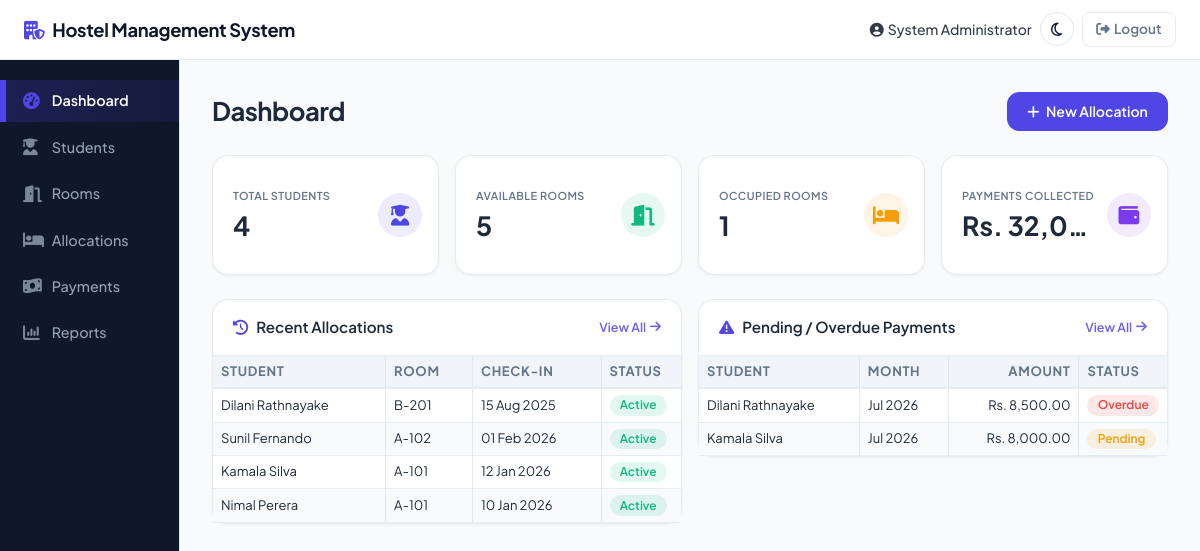
/dashboard.php (signed in), run on the app's committed database.
### tables this page shows
CREATE TABLE allocations (
    AllocationID INT AUTO_INCREMENT PRIMARY KEY,
    StudentID INT NOT NULL,
    RoomID INT NOT NULL,
    CheckInDate DATE NOT NULL,
    ExpectedCheckout DATE NOT NULL,
    AllocationStatus ENUM('Active','Checked Out','Transferred') NOT NULL DEFAULT 'Active',
    CreatedAt TIMESTAMP DEFAULT CURRENT_TIMESTAMP,
    UpdatedAt TIMESTAMP DEFAULT CURRENT_TIMESTAMP ON UPDATE CURRENT_TIMESTAMP,
    CONSTRAINT fk_alloc_student FOREIGN KEY (StudentID) REFERENCES students(StudentID)
        ON DELETE CASCADE ON UPDATE CASCADE,
    CONSTRAINT fk_alloc_room FOREIGN KEY (RoomID) REFERENCES rooms(RoomID)
        ON DELETE CASCADE ON UPDATE CASCADE,
    INDEX idx_alloc_status (AllocationStatus)
);

CREATE TABLE students (
    StudentID INT AUTO_INCREMENT PRIMARY KEY,
    RegistrationNo VARCHAR(20) NOT NULL UNIQUE,
    FullName VARCHAR(100) NOT NULL,
    Gender ENUM('Male','Female','Other') NOT NULL,
    Phone VARCHAR(15) NOT NULL,
    Email VARCHAR(100) NOT NULL,
    Faculty VARCHAR(100) NOT NULL,
    Department VARCHAR(100) NOT NULL,
    AcademicYear VARCHAR(10) NOT NULL,
    CreatedAt TIMESTAMP DEFAULT CURRENT_TIMESTAMP,
    UpdatedAt TIMESTAMP DEFAULT CURRENT_TIMESTAMP ON UPDATE CURRENT_TIMESTAMP,
    INDEX idx_student_name (FullName),
    INDEX idx_student_regno (RegistrationNo)
);

CREATE TABLE rooms (
    RoomID INT AUTO_INCREMENT PRIMARY KEY,
    RoomNumber VARCHAR(20) NOT NULL UNIQUE,
    Block VARCHAR(20) NOT NULL,
    Floor INT NOT NULL,
    Capacity INT NOT NULL CHECK (Capacity > 0),
    OccupiedBeds INT NOT NULL DEFAULT 0,
    MonthlyFee DECIMAL(10,2) NOT NULL CHECK (MonthlyFee > 0),
    Status ENUM('Available','Full','Maintenance') NOT NULL DEFAULT 'Available',
    CreatedAt TIMESTAMP DEFAULT CURRENT_TIMESTAMP,
    UpdatedAt TIMESTAMP DEFAULT CURRENT_TIMESTAMP ON UPDATE CURRENT_TIMESTAMP,
    INDEX idx_room_number (RoomNumber),
    INDEX idx_room_block (Block)
);

CREATE TABLE payments (
    PaymentID INT AUTO_INCREMENT PRIMARY KEY,
    AllocationID INT NOT NULL,
    PaymentMonth VARCHAR(7) NOT NULL COMMENT 'Format: YYYY-MM',
    Amount DECIMAL(10,2) NOT NULL CHECK (Amount > 0),
    PaymentDate DATE NULL,
    PaymentStatus ENUM('Paid','Pending','Overdue') NOT NULL DEFAULT 'Pending',
    CreatedAt TIMESTAMP DEFAULT CURRENT_TIMESTAMP,
    UpdatedAt TIMESTAMP DEFAULT CURRENT_TIMESTAMP ON UPDATE CURRENT_TIMESTAMP,
    CONSTRAINT fk_payment_allocation FOREIGN KEY (AllocationID) REFERENCES allocations(AllocationID)
        ON DELETE CASCADE ON UPDATE CASCADE,
    INDEX idx_payment_month (PaymentMonth),
    INDEX idx_payment_status (PaymentStatus)
);

### dashboard.php (the view, shortened to what this page needs)
<?php
require_once __DIR__ . '/includes/auth_check.php';
$totalStudents  = $pdo->query('SELECT COUNT(*) FROM students')->fetchColumn();
$availableRooms = $pdo->query("SELECT COUNT(*) FROM rooms WHERE Status = 'Available'")->fetchColumn();
$occupiedRooms  = $pdo->query("SELECT COUNT(*) FROM rooms WHERE Status = 'Full'")->fetchColumn();
$totalPayments  = $pdo->query("SELECT COALESCE(SUM(Amount),0) FROM payments WHERE PaymentStatus = 'Paid'")->fetchColumn();
$recentAllocations = $pdo->query(
    "SELECT a.AllocationID, s.FullName, r.RoomNumber, a.CheckInDate, a.AllocationStatus
     FROM allocations a
     JOIN students s ON s.StudentID = a.StudentID
     JOIN rooms r ON r.RoomID = a.RoomID
     ORDER BY a.AllocationID DESC LIMIT 5"
)->fetchAll();
$pendingPayments = $pdo->query(
    "SELECT p.PaymentID, s.FullName, p.PaymentMonth, p.Amount, p.PaymentStatus
     FROM payments p
     JOIN allocations a ON a.AllocationID = p.AllocationID
     JOIN students s ON s.StudentID = a.StudentID
     WHERE p.PaymentStatus IN ('Pending','Overdue')
     ORDER BY p.PaymentID DESC LIMIT 5"
)->fetchAll();
require_once __DIR__ . '/includes/header.php';
require_once __DIR__ . '/includes/sidebar.php';
?>
<main class="main-content">
  <div class="d-flex align-items-center justify-content-between mb-4 flex-wrap gap-2">
    <h3 class="fw-bold mb-0">Dashboard</h3>
    <a href="allocations.php?action=new" class="btn btn-primary btn-sm">
      <i class="fa-solid fa-plus me-1"></i> New Allocation
    </a>
  </div>
  <div class="row g-3 mb-4">
    <div class="col-6 col-lg-3">
      <div class="kpi-card kpi-students">
        <i class="fa-solid fa-user-graduate kpi-icon"></i>
        <div class="kpi-label">Total Students</div>
        <div class="kpi-value"><?= (int)$totalStudents ?></div>
      </div>
    </div>
    <div class="col-6 col-lg-3">
      <div class="kpi-card kpi-rooms">
        <i class="fa-solid fa-door-open kpi-icon"></i>
        <div class="kpi-label">Available Rooms</div>
        <div class="kpi-value"><?= (int)$availableRooms ?></div>
      </div>
    </div>
    <div class="col-6 col-lg-3">
      <div class="kpi-card kpi-occupied">
        <i class="fa-solid fa-bed kpi-icon"></i>
        <div class="kpi-label">Occupied Rooms</div>
        <div class="kpi-value"><?= (int)$occupiedRooms ?></div>
      </div>
    </div>
    <div class="col-6 col-lg-3">
      <div class="kpi-card kpi-payments">
        <i class="fa-solid fa-wallet kpi-icon"></i>
        <div class="kpi-label">Payments Collected</div>
        <div class="kpi-value"><?= formatMoney($totalPayments) ?></div>
      </div>
    </div>
  </div>
  <div class="row g-3 align-items-start">
    <div class="col-lg-6">
      <div class="card dashboard-table-card mb-0">
        <div class="card-header d-flex align-items-center justify-content-between">
          <span><i class="fa-solid fa-clock-rotate-left me-2"></i>Recent Allocations</span>
          <a href="allocations.php" class="card-header-link">View All <i class="fa-solid fa-arrow-right ms-1"></i></a>
        </div>
        <div class="card-body p-0">
          <table class="table dashboard-table mb-0">
            <thead><tr><th>Student</th><th>Room</th><th>Check-In</th><th>Status</th></tr></thead>
            <tbody>
              <?php foreach ($recentAllocations as $a): ?>
              <tr>
                <td title="<?= clean($a['FullName']) ?>"><?= clean($a['FullName']) ?></td>
                <td><?= clean($a['RoomNumber']) ?></td>
                <td><?= formatDate($a['CheckInDate']) ?></td>
                <td><?= statusBadge($a['AllocationStatus']) ?></td>
              </tr>
              <?php endforeach; ?>
            </tbody>
          </table>
        </div>
      </div>
    </div>
    <div class="col-lg-6">
      <div class="card dashboard-table-card mb-0">
        <div class="card-header d-flex align-items-center justify-content-between">
          <span><i class="fa-solid fa-triangle-exclamation me-2"></i>Pending / Overdue Payments</span>
          <a href="payments.php" class="card-header-link">View All <i class="fa-solid fa-arrow-right ms-1"></i></a>
        </div>
        <div class="card-body p-0">
          <table class="table dashboard-table mb-0">
            <thead><tr><th>Student</th><th>Month</th><th class="text-end">Amount</th><th>Status</th></tr></thead>
            <tbody>
              <?php foreach ($pendingPayments as $p): ?>
              <tr>
                <td title="<?= clean($p['FullName']) ?>"><?= clean($p['FullName']) ?></td>
                <td><?= formatMonth($p['PaymentMonth']) ?></td>
                <td class="text-end fw-600"><?= formatMoney($p['Amount']) ?></td>
                <td><?= statusBadge($p['PaymentStatus']) ?></td>
              </tr>
              <?php endforeach; ?>
            </tbody>
          </table>
        </div>
      </div>
    </div>
  </div>
</main>
<?php require_once __DIR__ . '/includes/footer.php'; ?>

### includes/header.php (shortened to what this page needs)
<?php
$currentPage = basename($_SERVER['PHP_SELF']);
?>
<!DOCTYPE html>
<html lang="en">
<head>
<link href="https://cdnjs.cloudflare.com/ajax/libs/bootstrap/5.3.3/css/bootstrap.min.css" rel="stylesheet">
<link href="https://cdnjs.cloudflare.com/ajax/libs/font-awesome/6.5.2/css/all.min.css" rel="stylesheet">
<link href="assets/css/style.css" rel="stylesheet">
</head>
<body>
<nav class="navbar navbar-dark topbar px-3">
  <a class="navbar-brand fw-bold" href="dashboard.php"><i class="fa-solid fa-building-shield me-2"></i>Hostel Management System</a>
  <div class="ms-auto d-flex align-items-center gap-2">
    <span class="topbar-user d-none d-sm-inline"><i class="fa-solid fa-user-circle me-1"></i><?= clean($_SESSION['full_name'] ?? 'Admin') ?></span>
    <button id="themeToggle" class="topbar-theme-btn d-flex align-items-center justify-content-center" title="Toggle Theme">
      <i class="fa-regular fa-moon"></i>
    </button>
    <a href="logout.php" class="btn btn-sm btn-outline-light"><i class="fa-solid fa-right-from-bracket me-1"></i>Logout</a>
  </div>
</nav>
<div class="app-wrapper">

### includes/sidebar.php
<aside class="sidebar" id="sidebar">
  <ul class="nav flex-column">
    <li class="nav-item">
      <a class="nav-link <?= $currentPage === 'dashboard.php' ? 'active' : '' ?>" href="dashboard.php">
        <i class="fa-solid fa-gauge-high"></i> Dashboard
      </a>
    </li>
    <li class="nav-item">
      <a class="nav-link <?= $currentPage === 'students.php' ? 'active' : '' ?>" href="students.php">
        <i class="fa-solid fa-user-graduate"></i> Students
      </a>
    </li>
    <li class="nav-item">
      <a class="nav-link <?= $currentPage === 'rooms.php' ? 'active' : '' ?>" href="rooms.php">
        <i class="fa-solid fa-door-open"></i> Rooms
      </a>
    </li>
    <li class="nav-item">
      <a class="nav-link <?= $currentPage === 'allocations.php' ? 'active' : '' ?>" href="allocations.php">
        <i class="fa-solid fa-bed"></i> Allocations
      </a>
    </li>
    <li class="nav-item">
      <a class="nav-link <?= $currentPage === 'payments.php' ? 'active' : '' ?>" href="payments.php">
        <i class="fa-solid fa-money-bill-wave"></i> Payments
      </a>
    </li>
    <li class="nav-item">
      <a class="nav-link <?= $currentPage === 'reports.php' ? 'active' : '' ?>" href="reports.php">
        <i class="fa-solid fa-chart-column"></i> Reports
      </a>
    </li>
  </ul>
</aside>

### includes/functions.php (shortened to what this page needs)
<?php
function clean($value) {
    return htmlspecialchars(trim($value ?? ''), ENT_QUOTES, 'UTF-8');
}
function formatMoney($amount) {
    return 'Rs. ' . number_format((float)$amount, 2);
}
function formatDate($date) {
    return date('d M Y', strtotime($date));
}
function formatMonth($month) {
    $time = strtotime(strlen($month) === 7 ? $month . '-01' : $month);
    return $time ? date('M Y', $time) : clean($month);
}
function statusBadge($status) {
    $map = [
        'Active'      => 'success',
        'Checked Out' => 'secondary',
        'Transferred' => 'info',
        'Available'   => 'success',
        'Full'        => 'danger',
        'Maintenance' => 'warning',
        'Paid'        => 'success',
        'Pending'     => 'warning',
        'Overdue'     => 'danger',
    ];
    $class = $map[$status] ?? 'secondary';
    return "<span class=\"badge bg-$class\">" . clean($status) . "</span>";
}

### includes/footer.php (shortened to what this page needs)
</div>
</body>
</html>

### data on the page
allocations: StudentID.FullName "Dilani Rathnayake", RoomID.RoomNumber "B-201", CheckInDate "15 Aug 2025", AllocationStatus "Active"
allocations: StudentID.FullName "Sunil Fernando", RoomID.RoomNumber "A-102", CheckInDate "01 Feb 2026", AllocationStatus "Active"
allocations: StudentID.FullName "Kamala Silva", RoomID.RoomNumber "A-101", CheckInDate "12 Jan 2026", AllocationStatus "Active"
allocations: StudentID.FullName "Nimal Perera", RoomID.RoomNumber "A-101", CheckInDate "10 Jan 2026", AllocationStatus "Active"
payments: students.FullName "Dilani Rathnayake", PaymentMonth "Jul 2026", Amount "Rs. 8,500.00", PaymentStatus "Overdue"
payments: students.FullName "Kamala Silva", PaymentMonth "Jul 2026", Amount "Rs. 8,000.00", PaymentStatus "Pending"

### other printed values
$_SESSION['full_name'] "System Administrator"
$totalStudents "4"
$availableRooms "5"
$occupiedRooms "1"
formatMoney($totalPayments) "Rs. 32,0…"
